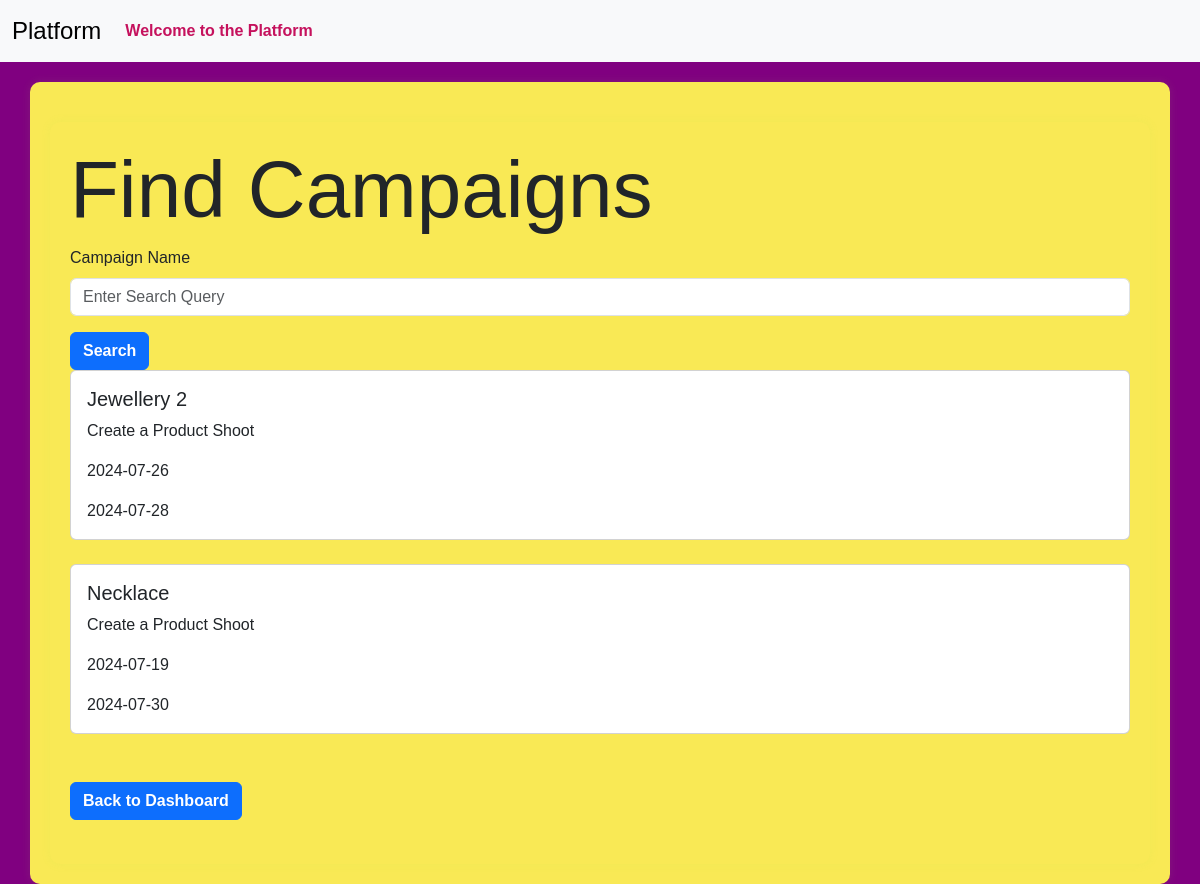
Before: /influencer/find-campaigns (signed in) with the older database file.
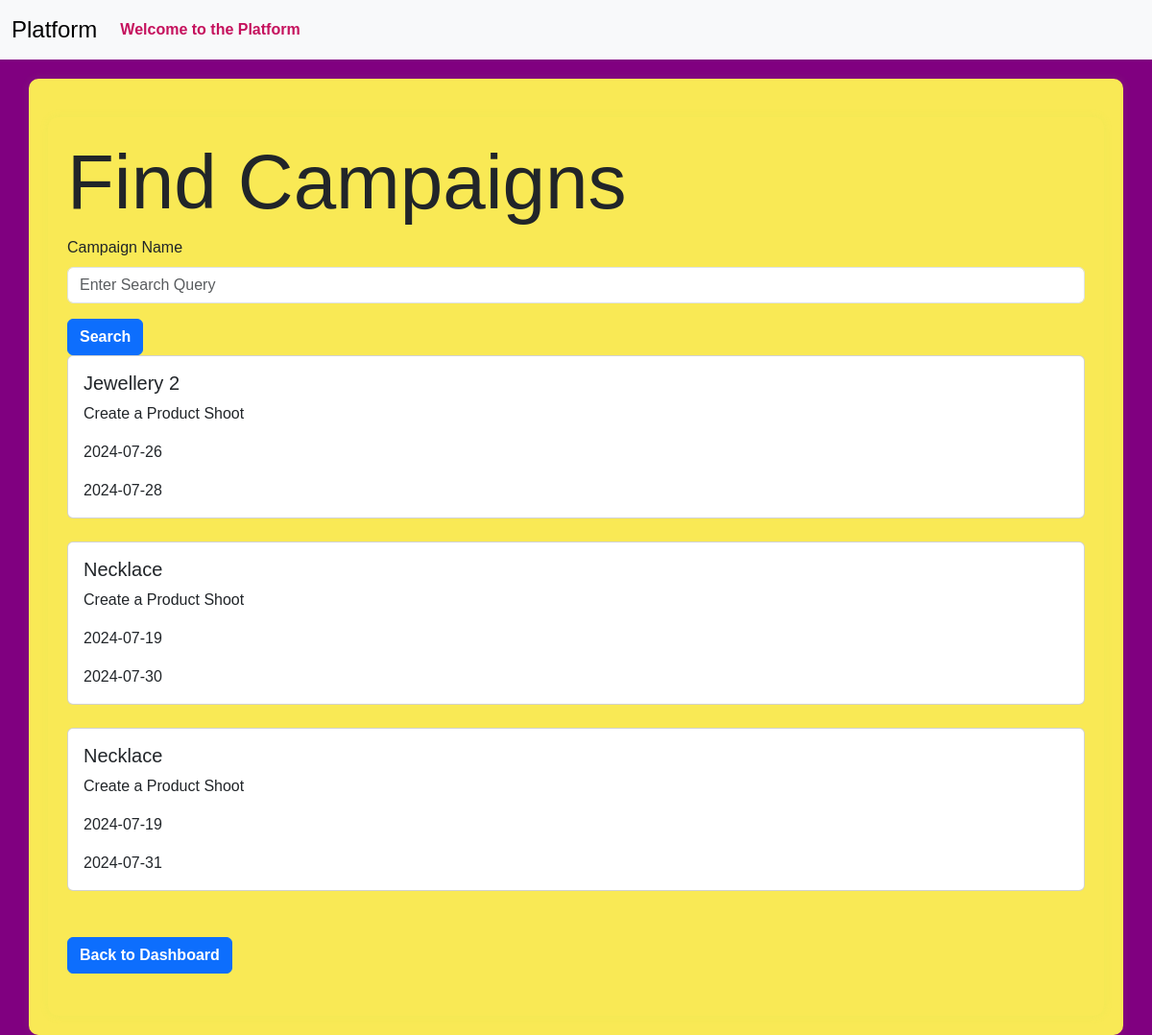
After: the same page with the newer database file.
### models.py (models this page shows)
class Campaign(db.Model):
    __tablename__ = 'campaign'
    id = Column(Integer, primary_key=True)
    name = Column(String(256), unique=False)
    description = Column(Text, nullable=True)
    start_date = Column(Date, nullable=False,default=date.today())
    end_date = Column(Date, nullable=False,default=lambda:date.today()+timedelta(days=30))
    budget = Column(Float, nullable=False,default=0.0)
    visibility = Column(Enum('public', 'private', name='visibility_enum'), nullable=False, default='public')
    sponsor_id = Column(Integer, ForeignKey('sponsor.id'), nullable=False)
    flagged = Column(Boolean, default=False)
    status = Column(String(20), nullable=False,default='In Progress')
    niche = db.Column(db.Enum(NicheEnum), nullable=True)
    completion_status = Column(Boolean, default=False)
    sponsor = relationship('Sponsor', backref='campaigns', overlaps="sponsor_campaigns,sponsor_relation")

### routes.py (the view)
@app.route('/influencer/find-campaigns', methods=['GET','POST'])
@auth_required
def find_campaigns():
    if current_user.flagged:
        flash('You have been flagged by the Admin. You can not find any campaigns.','danger')
        return redirect(url_for('influencer_dashboard'))
    influencer_id=session.get('user_id')
    influencer=Influencer.query.get(influencer_id)
    niche=Influencer.niche
    if request.method=='POST':
        search_query=request.form.get('searchQuery','').strip()
        campaigns = Campaign.query.filter(
        (Campaign.visibility == 'public') |
        ((Campaign.visibility == 'private') & (Campaign.niche == niche)) &
        (Campaign.status != 'Completed') & (Campaign.name.ilike(f'%{search_query}%'))).all()
    else:
        campaigns = Campaign.query.filter(
        (Campaign.visibility == 'public') |
        ((Campaign.visibility == 'private') & (Campaign.niche == niche)) &
        (Campaign.status != 'Completed')
    ).all()
    return render_template('find_campaigns.html',campaigns=campaigns)

### app.py (called while the page is built)
@login_manager.user_loader
def load_user(user_id):
    return User.query.get(int(user_id))

### routes.py (called while the page is built)
def auth_required(func):
    @wraps(func)
    def inner(*args,**kwargs):
        if 'user_id' in session:
            return func(*args,**kwargs)
        else:
           flash('Kindly login first.')
           return redirect(url_for('login'))
    return inner

### templates/find_campaigns.html (shortened to what this page needs)
{% extends 'layout.html' %}
{% block content %}
<div class="container">
    <h1 class="display-1">Find Campaigns</h1>
    <form action="{{url_for('find_campaigns')}}" method="post">
        <div class="mb-3">
            <label for="searchQuery" class="form-label">Campaign Name</label>
            <input type="text" class="form-control" id="searchQuery" name="searchQuery" placeholder="Enter Search Query">
        </div>
        <button type="submit" class="btn btn-primary">Search</button>
    </form>
    <div class="row row-cols-1 row cols md-2 g-4">
        {% for campaign in campaigns %}
        <div class="col">
            <div class="card">
                <div class="card-body">
                    <h5 class="card-title">{{campaign.name}}</h5>
                    <p class="card-text">{{campaign.description}}</p>
                    <p class="card-text">{{campaign.start_date}}</p>
                    <p class="card-text">{{campaign.end_date}}</p>
                </div>
            </div>
        </div>
        {% endfor %}
    </div><br><br>
    <a href="{{url_for('influencer_dashboard')}}" class="btn btn-primary">Back to Dashboard</a><br><br>
</div>
{% endblock %}

Changed rows visible on the page:
added Campaign: name "Necklace", description "Create a Product Shoot", start_date "2024-07-19", end_date "2024-07-31"
